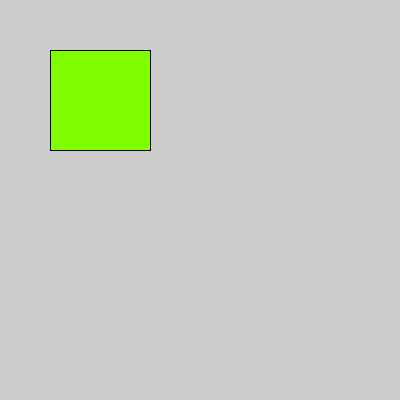
Frame 1 (no input)
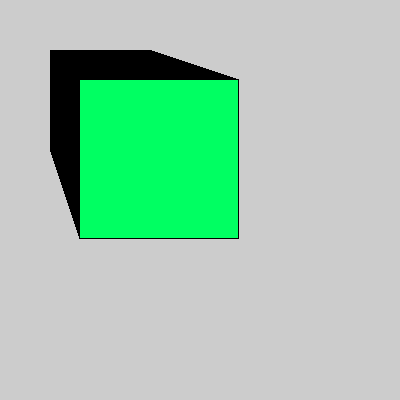
Frame 60 (the mouse pressed at the canvas centre just before this capture)
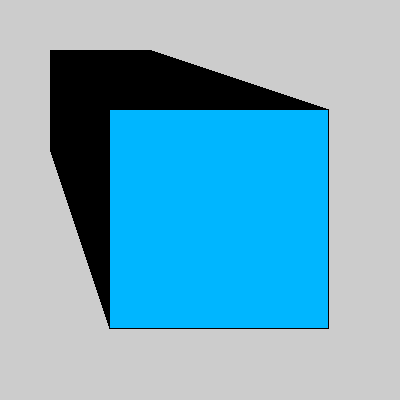
Frame 120 (the mouse held since frame 60 and released just before this capture)

The Processing sketch that drew these frames (run headless with seeded random() and noise(); from frame 60 on, the mouse is pressed at the canvas centre):

// Processing sketch: processing_18649
// ── processing_18649.pde

void setup(){
  size(400,400);
  colorMode(HSB,width);
  frameRate(30);
}

 int x= (width);
 int y= (height);
void draw(){

  fill(x,width,width);
  rectMode(CENTER);
 rect(x,y,x,y);
 x++;
 y++;
}
